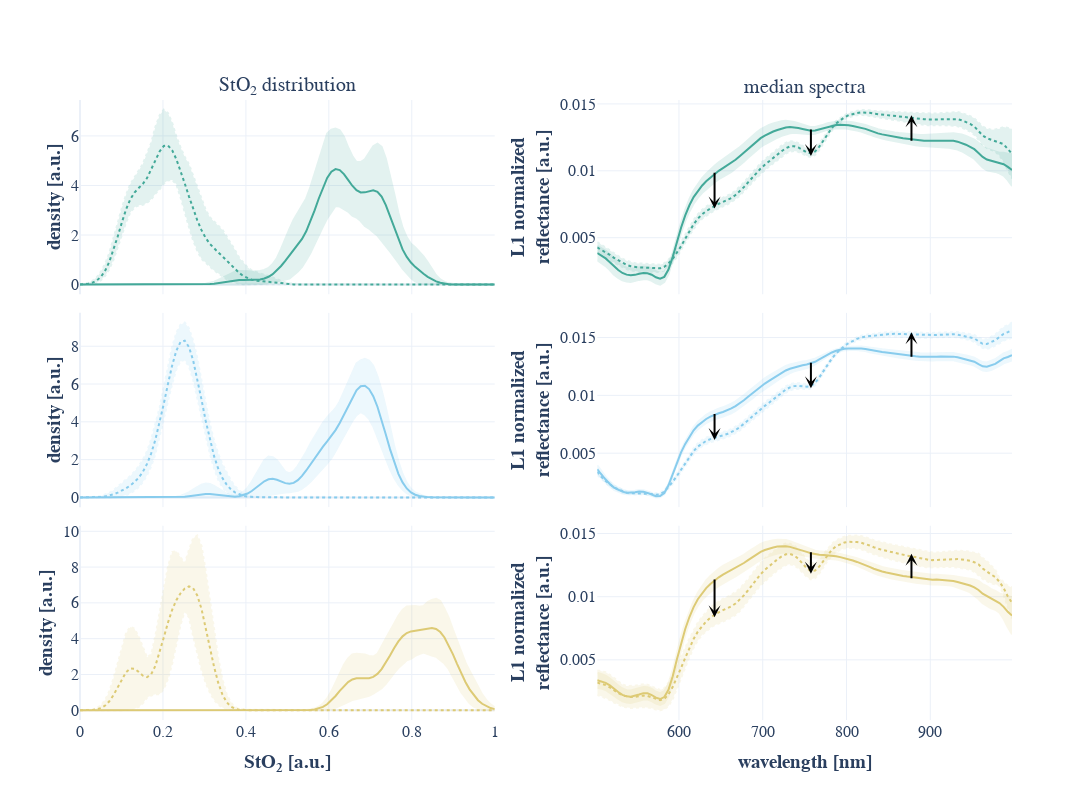

Notebook source saved alongside this figure:
### Code cell
n_rows = 3
n_cols = 2
fig = make_subplots(
    n_rows,
    n_cols,
    subplot_titles=["StO<sub>2</sub> distribution", "median spectra"],
    shared_xaxes=True,
    vertical_spacing=0.03,
    horizontal_spacing=0.11,
)
wavelengths = np.arange(500, 1000, 5) + 2.5
perfusion_colors = {
    "physiological": "gray",
    "malperfused": "indianred",
}

arrows = []
for row_idx, species_name in enumerate(settings_species.species_colors.keys()):
    arrow_positions = {
        28: [],
        51: [],
        75: [],
    }
    for perfusion_state in ["physiological", "malperfused"]:
        df_state = dfg_bootstraps[
            (dfg_bootstraps.species_name == species_name) & (dfg_bootstraps.perfusion_state == perfusion_state)
        ]
        df_state_spectrum = dfg[(dfg.species_name == species_name) & (dfg.perfusion_state == perfusion_state)]
        color = settings_species.species_colors[species_name]
        dash = "solid" if perfusion_state == "physiological" else "dot"

        # StO2 distribution
        add_range_fill(
            fig=fig,
            x=x_param,
            top_line=df_state["param_kde_q975"].item(),
            mid_line=df_state["param_kde_mean"].item(),
            bottom_line=df_state["param_kde_q025"].item(),
            color=color,
            line_dash=dash,
            name=perfusion_state,
            row=row_idx + 1,
            col=1,
        )

        fig.update_yaxes(title="<b>density [a.u.]</b>", title_standoff=0, row=row_idx + 1, col=1)
        if row_idx == n_rows - 1:
            fig.update_xaxes(title="<b>StO<sub>2</sub> [a.u.]</b>", row=row_idx + 1, col=1)

        spec = np.stack(df_state_spectrum["median_normalized_spectrum"])  # Spectra from all subjects
        spec_mean = np.mean(spec, axis=0)
        spec_std = np.std(spec, axis=0)

        for c in arrow_positions.keys():
            arrow_positions[c].append(spec_mean[c])

        # Median spectra
        add_range_fill(
            fig=fig,
            x=wavelengths,
            top_line=spec_mean + spec_std,
            mid_line=spec_mean,
            bottom_line=spec_mean - spec_std,
            color=color,
            line_dash=dash,
            name=perfusion_state,
            row=row_idx + 1,
            col=2,
        )

        fig.update_yaxes(title="<b>L1 normalized<br>reflectance [a.u.]</b>", row=row_idx + 1, col=2)
        if row_idx == n_rows - 1:
            fig.update_xaxes(title="<b>wavelength [nm]</b>", row=row_idx + 1, col=2)

    arrows.append(arrow_positions)

for row_idx, arrow in enumerate(arrows):
    for c, positions in arrow.items():
        y_overfill = 0.0002 if positions[0] > positions[1] else -0.0002
        fig.add_annotation(
            ax=wavelengths[c],  # xstart
            ay=positions[0] + y_overfill,  # ystart
            x=wavelengths[c],  # xend
            y=positions[1] - y_overfill,  # yend
            xref=f"x{row_idx * n_cols + 2}",
            yref=f"y{row_idx * n_cols + 2}",
            axref=f"x{row_idx * n_cols + 2}",
            ayref=f"y{row_idx * n_cols + 2}",
            showarrow=True,
            arrowhead=3,
            arrowwidth=2,
            arrowcolor="black",
            text="",
            row=row_idx + 1,
            col=2,
        )

fig.update_layout(height=800, width=1200, template="plotly_white")
fig.update_annotations(font=dict(size=20))
for i, annotation in enumerate(fig.layout.annotations):
    fig.layout.annotations[i].text = settings_rat.labels_paper_renaming.get(
        fig.layout.annotations[i].text, fig.layout.annotations[i].text
    )
fig.update_yaxes(title_standoff=5)
fig.update_layout(font_family="Libertinus Sans", font_size=16)
fig.update_layout(showlegend=False)
fig.write_image(settings_species.paper_dir / "malperfused_spectra_base.pdf")
fig
